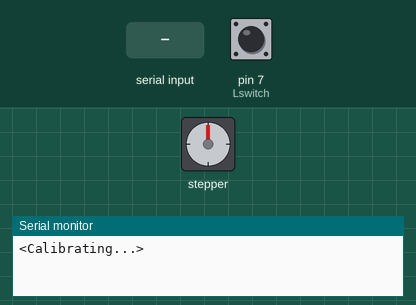
A sketch run on a simulated Arduino Uno, built with avr-gcc and run on an emulated ATmega328P. Shown: stepper motor, the last lines printed to the serial monitor. The test bench sets the inputs (shaded band); at power-on: pin 7 (Lswitch) HIGH. Random numbers use the default seed unless the sketch sets one; stepper angles assume 200 steps per turn.

Above: at 0.1 s.
At 0.8 s:
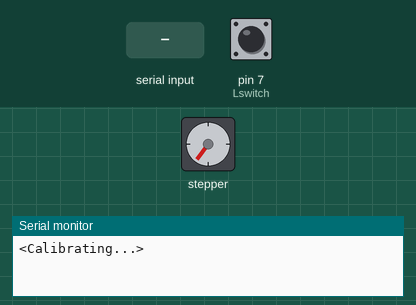
0.9 s: pin 7 (Lswitch) pulled LOW for 0.15 s
At 2.2 s:
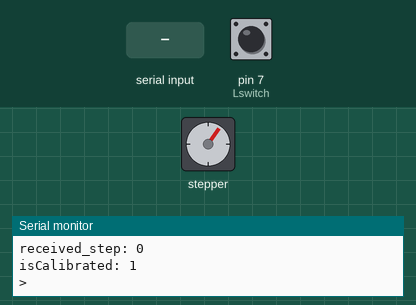
2.7 s: "<seta,1>" received over Serial
4.8 s: "<sets,1>" received over Serial
6.3 s: "<zerop,1>" received over Serial
Timing chart, 0 to 8.8 s (numbered marks = the images above; inputs shaded):
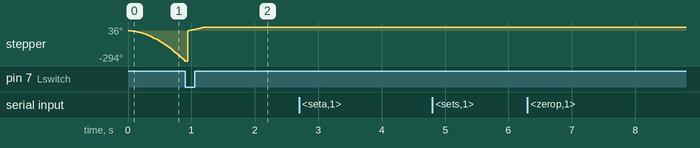

The sketch:

stepper_switch_control.ino
```cpp
#include <AccelStepper.h>

byte Lswitch = 7;
int MAX_SPEED = 1000;
int SPEED = 600;
int ACCEL = 500;
float ANGEL_FACTOR = 1.8;
int NUM_OF_STEPS = 200;

AccelStepper motor(1, 2, 5); // pin 2 = step, pin 5 = direction
int min_step = 0;
int max_step = 970;
int home_step = 90;

//time delay
int time_delay = 1;
//serial paparms
const byte numChars = 32;
char receivedChars[numChars];
String command = "Start";
int received_step = 0;
boolean newData = false;

//print setup
bool print_once = true;
bool isStopped = false;
bool isCalibrated = false;

void setup() {
  Serial.begin(9600);
  pinMode(Lswitch, INPUT_PULLUP);

  motor.setMaxSpeed(MAX_SPEED);
  motor.setSpeed(SPEED);
  motor.setAcceleration(ACCEL);
  motor.setCurrentPosition(0);
  motorCalibration();
  Serial.println("<Arduino is ready>");
  print_();
  delay(2000);
}

void loop() {
  recvWithStartEndMarkers();
  myStrtok();
  parseSerialBuffer();

  if(motor.distanceToGo()!=0)
    motor.run();
  print_();
  delay(time_delay);
}

void motorCalibration(){
  Serial.println("<Calibrating...>");
  while(isCalibrated==false){
    motor.moveTo(-1200);
    motor.run();
    if(digitalRead(Lswitch) == LOW){
      motor.setCurrentPosition(0);
      motor.runToNewPosition(20);
      motor.setCurrentPosition(0);
      print_once = true;
      isStopped = true;
      isCalibrated = true;
    }
    delay(time_delay);
  }
}
void print_(){
  if(print_once){
    print_once = false;
    Serial.println("<-------------Print motor state-------------");
    if(isStopped){
      Serial.println("The limit switch: TOUCHED");
      isStopped = false;
    }else
      Serial.println("The limit switch: UNTOUCHED");

    Serial.print("speed:\t");
    Serial.println(motor.speed());
    Serial.print("position:\t");
    Serial.println(motor.currentPosition());
    Serial.print("target:\t");
    Serial.println(motor.targetPosition());
    Serial.print("distance:\t");
    Serial.println(motor.distanceToGo());
    Serial.print("time_delay: ");
    Serial.println(time_delay);
    Serial.print("command: ");
    Serial.println(command);
    Serial.print("received_step: ");
    Serial.println(received_step);
    Serial.print("isCalibrated: ");
    Serial.println(isCalibrated);
    Serial.println(">");
  }
}
void parseSerialBuffer(){
   if(command == "seta"){
      motor.setAcceleration(received_step);
      print_once = true;
   }
   else if(command == "sets"){
      motor.setSpeed(received_step);
      print_once = true;
   }
   else if(command =="zerop"){
      motor.setCurrentPosition(received_step);
      print_once = true;
   }
   else if(command == "runsp"){
      motor.runToNewPosition(checkPwmBoundry(received_step));
      print_once = true;
   }
   else if(command == "runrel"){
      motor.move(received_step);
      print_once = true;
   }
   else if (command == "run"){
      motor.moveTo(checkPwmBoundry(received_step));
      print_once = true;
   }
   else if (command == "stop"){
      motor.stop();
      print_once = true;
   }
   else if(command == "runh"){
    motor.moveTo(home_step);
    print_once=1;
   }
   else if(command == "runrnd"){
    motor.moveTo(random(min_step, max_step));
    print_once=1;
   }
   else if (command == "print"){
      print_once = true;
   }
   else if(command == "delay"){
    time_delay = received_step;
    print_once=1;
  }
}


int checkPwmBoundry(int step_num){
  if(step_num<min_step){
    Serial.print("<Warning, Step is out of min boundry: ");
    Serial.print(min_step);
    Serial.print(" | ");
    Serial.println(step_num);
    Serial.println(">");
    step_num = min_step;
  }
  if(step_num>max_step){
    Serial.print("<Warning, Step is out of max boundry: ");
    Serial.print(max_step);
    Serial.print(" | ");
    Serial.println(step_num);
    step_num = max_step;
    Serial.println(step_num);
    Serial.println(">");
  }
  return step_num;
}

void recvWithStartEndMarkers() {
    static boolean recvInProgress = false;
    static byte ndx = 0;
    char startMarker = '<';
    char endMarker = '>';
    char rc;

    while (Serial.available() > 0 && newData == false) {
        rc = Serial.read();
        if (recvInProgress == true) {
            if (rc != endMarker) {
                receivedChars[ndx] = rc;
                ndx++;
                if (ndx >= numChars) {
                    ndx = numChars - 1;
                }
            }
            else {
                receivedChars[ndx] = '\0'; // terminate the string
                recvInProgress = false;
                ndx = 0;
                newData = true;
            }
        }
        else if (rc == startMarker) {
            recvInProgress = true;
        }
    }
}

void myStrtok (){
  const char *delimiter = ":";
  int ind=0;
  int num[3];
  command = "";
  if (newData == true) {
    char* d = strtok(receivedChars, delimiter);
    command = String((char *)d);
    while (d != NULL) {
        num[ind] = atoi(d);
        ind++;
        d = strtok(NULL, delimiter);
    }
    newData = false;
    if(ind==2){received_step = num[1];}
    else if(ind==1){Serial.print("<Warning: Inserted command only: ");Serial.print(command);Serial.println(">");}
    else if(ind == 0){Serial.println("<Error: Invalid input, missing right delimiter>");}
  }
}
```
